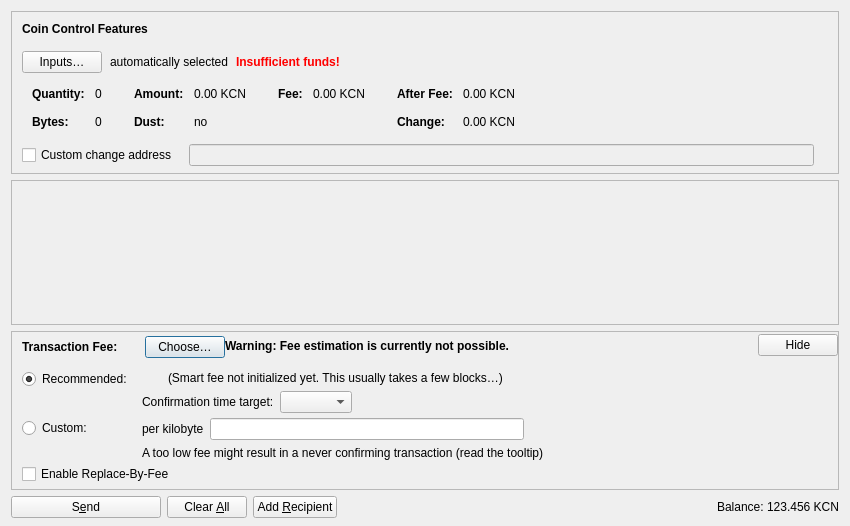
<?xml version="1.0" encoding="UTF-8"?>
<ui version="4.0">
 <class>SendCoinsDialog</class>
 <widget class="QDialog" name="SendCoinsDialog">
  <property name="geometry">
   <rect>
    <x>0</x>
    <y>0</y>
    <width>850</width>
    <height>526</height>
   </rect>
  </property>
  <property name="windowTitle">
   <string>Send Coins</string>
  </property>
  <layout class="QVBoxLayout" name="verticalLayout" stretch="0,1,0,0">
   <property name="bottomMargin">
    <number>8</number>
   </property>
   <item>
    <widget class="QFrame" name="frameCoinControl">
     <property name="sizePolicy">
      <sizepolicy hsizetype="Expanding" vsizetype="Expanding">
       <horstretch>0</horstretch>
       <verstretch>0</verstretch>
      </sizepolicy>
     </property>
     <property name="maximumSize">
      <size>
       <width>16777215</width>
       <height>16777215</height>
      </size>
     </property>
     <property name="frameShape">
      <enum>QFrame::StyledPanel</enum>
     </property>
     <property name="frameShadow">
      <enum>QFrame::Sunken</enum>
     </property>
     <layout class="QVBoxLayout" name="verticalLayoutCoinControl2">
      <property name="spacing">
       <number>0</number>
      </property>
      <property name="leftMargin">
       <number>0</number>
      </property>
      <property name="topMargin">
       <number>0</number>
      </property>
      <property name="rightMargin">
       <number>0</number>
      </property>
      <property name="bottomMargin">
       <number>6</number>
      </property>
      <item>
       <layout class="QVBoxLayout" name="verticalLayoutCoinControl" stretch="0,0,0,0,1">
        <property name="spacing">
         <number>0</number>
        </property>
        <property name="leftMargin">
         <number>10</number>
        </property>
        <property name="topMargin">
         <number>10</number>
        </property>
        <item>
         <layout class="QHBoxLayout" name="horizontalLayoutCoinControl1">
          <property name="bottomMargin">
           <number>15</number>
          </property>
          <item>
           <widget class="QLabel" name="labelCoinControlFeatures">
            <property name="sizePolicy">
             <sizepolicy hsizetype="Preferred" vsizetype="Maximum">
              <horstretch>0</horstretch>
              <verstretch>0</verstretch>
             </sizepolicy>
            </property>
            <property name="font">
             <font>
              <weight>75</weight>
              <bold>true</bold>
             </font>
            </property>
            <property name="styleSheet">
             <string notr="true">font-weight:bold;</string>
            </property>
            <property name="text">
             <string>Coin Control Features</string>
            </property>
           </widget>
          </item>
         </layout>
        </item>
        <item>
         <layout class="QHBoxLayout" name="horizontalLayoutCoinControl2" stretch="0,0,0,0">
          <property name="spacing">
           <number>8</number>
          </property>
          <property name="bottomMargin">
           <number>10</number>
          </property>
          <item>
           <widget class="QPushButton" name="pushButtonCoinControl">
            <property name="styleSheet">
             <string notr="true"/>
            </property>
            <property name="text">
             <string>Inputs…</string>
            </property>
            <property name="autoDefault">
             <bool>false</bool>
            </property>
           </widget>
          </item>
          <item>
           <widget class="QLabel" name="labelCoinControlAutomaticallySelected">
            <property name="text">
             <string>automatically selected</string>
            </property>
            <property name="margin">
             <number>5</number>
            </property>
           </widget>
          </item>
          <item>
           <widget class="QLabel" name="labelCoinControlInsuffFunds">
            <property name="font">
             <font>
              <weight>75</weight>
              <bold>true</bold>
             </font>
            </property>
            <property name="styleSheet">
             <string notr="true">color:red;font-weight:bold;</string>
            </property>
            <property name="text">
             <string>Insufficient funds!</string>
            </property>
            <property name="margin">
             <number>5</number>
            </property>
           </widget>
          </item>
          <item>
           <spacer name="horizontalSpacerCoinControl">
            <property name="orientation">
             <enum>Qt::Horizontal</enum>
            </property>
            <property name="sizeHint" stdset="0">
             <size>
              <width>40</width>
              <height>1</height>
             </size>
            </property>
           </spacer>
          </item>
         </layout>
        </item>
        <item>
         <widget class="QWidget" name="widgetCoinControl" native="true">
          <property name="sizePolicy">
           <sizepolicy hsizetype="Preferred" vsizetype="Preferred">
            <horstretch>0</horstretch>
            <verstretch>0</verstretch>
           </sizepolicy>
          </property>
          <property name="minimumSize">
           <size>
            <width>0</width>
            <height>0</height>
           </size>
          </property>
          <property name="styleSheet">
           <string notr="true"/>
          </property>
          <layout class="QHBoxLayout" name="horizontalLayoutCoinControl5">
           <property name="leftMargin">
            <number>0</number>
           </property>
           <property name="topMargin">
            <number>0</number>
           </property>
           <property name="rightMargin">
            <number>0</number>
           </property>
           <property name="bottomMargin">
            <number>0</number>
           </property>
           <item>
            <layout class="QHBoxLayout" name="horizontalLayoutCoinControl3" stretch="0,0,0,1">
             <property name="spacing">
              <number>20</number>
             </property>
             <property name="topMargin">
              <number>0</number>
             </property>
             <property name="bottomMargin">
              <number>10</number>
             </property>
             <item>
              <layout class="QFormLayout" name="formLayoutCoinControl1">
               <property name="horizontalSpacing">
                <number>10</number>
               </property>
               <property name="verticalSpacing">
                <number>14</number>
               </property>
               <property name="leftMargin">
                <number>10</number>
               </property>
               <property name="topMargin">
                <number>4</number>
               </property>
               <property name="rightMargin">
                <number>6</number>
               </property>
               <item row="0" column="0">
                <widget class="QLabel" name="labelCoinControlQuantityText">
                 <property name="font">
                  <font>
                   <weight>75</weight>
                   <bold>true</bold>
                  </font>
                 </property>
                 <property name="text">
                  <string>Quantity:</string>
                 </property>
                 <property name="margin">
                  <number>0</number>
                 </property>
                </widget>
               </item>
               <item row="0" column="1">
                <widget class="QLabel" name="labelCoinControlQuantity">
                 <property name="cursor">
                  <cursorShape>IBeamCursor</cursorShape>
                 </property>
                 <property name="contextMenuPolicy">
                  <enum>Qt::ActionsContextMenu</enum>
                 </property>
                 <property name="text">
                  <string notr="true">0</string>
                 </property>
                 <property name="margin">
                  <number>0</number>
                 </property>
                 <property name="textInteractionFlags">
                  <set>Qt::LinksAccessibleByMouse|Qt::TextSelectableByKeyboard|Qt::TextSelectableByMouse</set>
                 </property>
                </widget>
               </item>
               <item row="1" column="0">
                <widget class="QLabel" name="labelCoinControlBytesText">
                 <property name="font">
                  <font>
                   <weight>75</weight>
                   <bold>true</bold>
                  </font>
                 </property>
                 <property name="text">
                  <string>Bytes:</string>
                 </property>
                </widget>
               </item>
               <item row="1" column="1">
                <widget class="QLabel" name="labelCoinControlBytes">
                 <property name="cursor">
                  <cursorShape>IBeamCursor</cursorShape>
                 </property>
                 <property name="contextMenuPolicy">
                  <enum>Qt::ActionsContextMenu</enum>
                 </property>
                 <property name="text">
                  <string notr="true">0</string>
                 </property>
                 <property name="textInteractionFlags">
                  <set>Qt::LinksAccessibleByMouse|Qt::TextSelectableByKeyboard|Qt::TextSelectableByMouse</set>
                 </property>
                </widget>
               </item>
              </layout>
             </item>
             <item>
              <layout class="QFormLayout" name="formLayoutCoinControl2">
               <property name="horizontalSpacing">
                <number>10</number>
               </property>
               <property name="verticalSpacing">
                <number>14</number>
               </property>
               <property name="leftMargin">
                <number>6</number>
               </property>
               <property name="topMargin">
                <number>4</number>
               </property>
               <property name="rightMargin">
                <number>6</number>
               </property>
               <item row="0" column="0">
                <widget class="QLabel" name="labelCoinControlAmountText">
                 <property name="font">
                  <font>
                   <weight>75</weight>
                   <bold>true</bold>
                  </font>
                 </property>
                 <property name="text">
                  <string>Amount:</string>
                 </property>
                 <property name="margin">
                  <number>0</number>
                 </property>
                </widget>
               </item>
               <item row="0" column="1">
                <widget class="QLabel" name="labelCoinControlAmount">
                 <property name="cursor">
                  <cursorShape>IBeamCursor</cursorShape>
                 </property>
                 <property name="contextMenuPolicy">
                  <enum>Qt::ActionsContextMenu</enum>
                 </property>
                 <property name="text">
                  <string notr="true">0.00 KCN</string>
                 </property>
                 <property name="textInteractionFlags">
                  <set>Qt::LinksAccessibleByMouse|Qt::TextSelectableByKeyboard|Qt::TextSelectableByMouse</set>
                 </property>
                </widget>
               </item>
               <item row="1" column="0">
                <widget class="QLabel" name="labelCoinControlLowOutputText">
                 <property name="font">
                  <font>
                   <weight>75</weight>
                   <bold>true</bold>
                  </font>
                 </property>
                 <property name="text">
                  <string>Dust:</string>
                 </property>
                </widget>
               </item>
               <item row="1" column="1">
                <widget class="QLabel" name="labelCoinControlLowOutput">
                 <property name="cursor">
                  <cursorShape>IBeamCursor</cursorShape>
                 </property>
                 <property name="contextMenuPolicy">
                  <enum>Qt::ActionsContextMenu</enum>
                 </property>
                 <property name="text">
                  <string notr="true">no</string>
                 </property>
                 <property name="textInteractionFlags">
                  <set>Qt::LinksAccessibleByMouse|Qt::TextSelectableByKeyboard|Qt::TextSelectableByMouse</set>
                 </property>
                </widget>
               </item>
              </layout>
             </item>
             <item>
              <layout class="QFormLayout" name="formLayoutCoinControl3">
               <property name="horizontalSpacing">
                <number>10</number>
               </property>
               <property name="verticalSpacing">
                <number>14</number>
               </property>
               <property name="leftMargin">
                <number>6</number>
               </property>
               <property name="topMargin">
                <number>4</number>
               </property>
               <property name="rightMargin">
                <number>6</number>
               </property>
               <item row="0" column="0">
                <widget class="QLabel" name="labelCoinControlFeeText">
                 <property name="font">
                  <font>
                   <weight>75</weight>
                   <bold>true</bold>
                  </font>
                 </property>
                 <property name="text">
                  <string>Fee:</string>
                 </property>
                 <property name="margin">
                  <number>0</number>
                 </property>
                </widget>
               </item>
               <item row="0" column="1">
                <widget class="QLabel" name="labelCoinControlFee">
                 <property name="cursor">
                  <cursorShape>IBeamCursor</cursorShape>
                 </property>
                 <property name="contextMenuPolicy">
                  <enum>Qt::ActionsContextMenu</enum>
                 </property>
                 <property name="text">
                  <string notr="true">0.00 KCN</string>
                 </property>
                 <property name="textInteractionFlags">
                  <set>Qt::LinksAccessibleByMouse|Qt::TextSelectableByKeyboard|Qt::TextSelectableByMouse</set>
                 </property>
                </widget>
               </item>
              </layout>
             </item>
             <item>
              <layout class="QFormLayout" name="formLayoutCoinControl4">
               <property name="horizontalSpacing">
                <number>10</number>
               </property>
               <property name="verticalSpacing">
                <number>14</number>
               </property>
               <property name="leftMargin">
                <number>6</number>
               </property>
               <property name="topMargin">
                <number>4</number>
               </property>
               <property name="rightMargin">
                <number>6</number>
               </property>
               <item row="0" column="0">
                <widget class="QLabel" name="labelCoinControlAfterFeeText">
                 <property name="font">
                  <font>
                   <weight>75</weight>
                   <bold>true</bold>
                  </font>
                 </property>
                 <property name="text">
                  <string>After Fee:</string>
                 </property>
                 <property name="margin">
                  <number>0</number>
                 </property>
                </widget>
               </item>
               <item row="0" column="1">
                <widget class="QLabel" name="labelCoinControlAfterFee">
                 <property name="cursor">
                  <cursorShape>IBeamCursor</cursorShape>
                 </property>
                 <property name="contextMenuPolicy">
                  <enum>Qt::ActionsContextMenu</enum>
                 </property>
                 <property name="text">
                  <string notr="true">0.00 KCN</string>
                 </property>
                 <property name="textInteractionFlags">
                  <set>Qt::LinksAccessibleByMouse|Qt::TextSelectableByKeyboard|Qt::TextSelectableByMouse</set>
                 </property>
                </widget>
               </item>
               <item row="1" column="0">
                <widget class="QLabel" name="labelCoinControlChangeText">
                 <property name="font">
                  <font>
                   <weight>75</weight>
                   <bold>true</bold>
                  </font>
                 </property>
                 <property name="text">
                  <string>Change:</string>
                 </property>
                </widget>
               </item>
               <item row="1" column="1">
                <widget class="QLabel" name="labelCoinControlChange">
                 <property name="cursor">
                  <cursorShape>IBeamCursor</cursorShape>
                 </property>
                 <property name="contextMenuPolicy">
                  <enum>Qt::ActionsContextMenu</enum>
                 </property>
                 <property name="text">
                  <string notr="true">0.00 KCN</string>
                 </property>
                 <property name="textInteractionFlags">
                  <set>Qt::LinksAccessibleByMouse|Qt::TextSelectableByKeyboard|Qt::TextSelectableByMouse</set>
                 </property>
                </widget>
               </item>
              </layout>
             </item>
            </layout>
           </item>
          </layout>
         </widget>
        </item>
        <item>
         <layout class="QHBoxLayout" name="horizontalLayoutCoinControl4" stretch="0,0,0">
          <property name="spacing">
           <number>12</number>
          </property>
          <property name="sizeConstraint">
           <enum>QLayout::SetDefaultConstraint</enum>
          </property>
          <property name="topMargin">
           <number>5</number>
          </property>
          <property name="rightMargin">
           <number>5</number>
          </property>
          <item>
           <widget class="QCheckBox" name="checkBoxCoinControlChange">
            <property name="toolTip">
             <string>If this is activated, but the change address is empty or invalid, change will be sent to a newly generated address.</string>
            </property>
            <property name="text">
             <string>Custom change address</string>
            </property>
           </widget>
          </item>
          <item>
           <widget class="QValidatedLineEdit" name="lineEditCoinControlChange">
            <property name="enabled">
             <bool>false</bool>
            </property>
            <property name="sizePolicy">
             <sizepolicy hsizetype="Expanding" vsizetype="Fixed">
              <horstretch>0</horstretch>
              <verstretch>0</verstretch>
             </sizepolicy>
            </property>
           </widget>
          </item>
          <item>
           <widget class="QLabel" name="labelCoinControlChangeLabel">
            <property name="sizePolicy">
             <sizepolicy hsizetype="Preferred" vsizetype="Expanding">
              <horstretch>0</horstretch>
              <verstretch>0</verstretch>
             </sizepolicy>
            </property>
            <property name="minimumSize">
             <size>
              <width>0</width>
              <height>0</height>
             </size>
            </property>
            <property name="text">
             <string/>
            </property>
            <property name="margin">
             <number>3</number>
            </property>
           </widget>
          </item>
         </layout>
        </item>
        <item>
         <spacer name="verticalSpacerCoinControl">
          <property name="orientation">
           <enum>Qt::Vertical</enum>
          </property>
          <property name="sizeHint" stdset="0">
           <size>
            <width>800</width>
            <height>1</height>
           </size>
          </property>
         </spacer>
        </item>
       </layout>
      </item>
     </layout>
    </widget>
   </item>
   <item>
    <widget class="QScrollArea" name="scrollArea">
     <property name="widgetResizable">
      <bool>true</bool>
     </property>
     <widget class="QWidget" name="scrollAreaWidgetContents">
      <property name="geometry">
       <rect>
        <x>0</x>
        <y>0</y>
        <width>830</width>
        <height>104</height>
       </rect>
      </property>
      <layout class="QVBoxLayout" name="verticalLayout_2" stretch="0,1">
       <property name="leftMargin">
        <number>0</number>
       </property>
       <property name="topMargin">
        <number>0</number>
       </property>
       <property name="rightMargin">
        <number>0</number>
       </property>
       <property name="bottomMargin">
        <number>0</number>
       </property>
       <item>
        <layout class="QVBoxLayout" name="entries">
         <property name="spacing">
          <number>6</number>
         </property>
        </layout>
       </item>
       <item>
        <spacer name="verticalSpacer">
         <property name="orientation">
          <enum>Qt::Vertical</enum>
         </property>
         <property name="sizeHint" stdset="0">
          <size>
           <width>20</width>
           <height>40</height>
          </size>
         </property>
        </spacer>
       </item>
      </layout>
     </widget>
    </widget>
   </item>
   <item>
    <widget class="QFrame" name="frameFee">
     <property name="sizePolicy">
      <sizepolicy hsizetype="Expanding" vsizetype="Expanding">
       <horstretch>0</horstretch>
       <verstretch>0</verstretch>
      </sizepolicy>
     </property>
     <property name="maximumSize">
      <size>
       <width>16777215</width>
       <height>16777215</height>
      </size>
     </property>
     <property name="frameShape">
      <enum>QFrame::StyledPanel</enum>
     </property>
     <property name="frameShadow">
      <enum>QFrame::Sunken</enum>
     </property>
     <layout class="QVBoxLayout" name="verticalLayoutFee1">
      <property name="spacing">
       <number>0</number>
      </property>
      <property name="leftMargin">
       <number>0</number>
      </property>
      <property name="topMargin">
       <number>0</number>
      </property>
      <property name="rightMargin">
       <number>0</number>
      </property>
      <property name="bottomMargin">
       <number>0</number>
      </property>
      <item>
       <layout class="QVBoxLayout" name="verticalLayoutFee2" stretch="0,0,0">
        <property name="spacing">
         <number>0</number>
        </property>
        <property name="leftMargin">
         <number>10</number>
        </property>
        <property name="topMargin">
         <number>0</number>
        </property>
        <item>
         <layout class="QHBoxLayout" name="horizontalLayoutFee1">
          <property name="bottomMargin">
           <number>0</number>
          </property>
          <item>
           <layout class="QVBoxLayout" name="verticalLayoutFee7">
            <property name="spacing">
             <number>0</number>
            </property>
            <item>
             <spacer name="verticalSpacerSmartFee">
              <property name="orientation">
               <enum>Qt::Vertical</enum>
              </property>
              <property name="sizeType">
               <enum>QSizePolicy::Fixed</enum>
              </property>
              <property name="sizeHint" stdset="0">
               <size>
                <width>1</width>
                <height>4</height>
               </size>
              </property>
             </spacer>
            </item>
            <item>
             <layout class="QHBoxLayout" name="horizontalLayoutSmartFee">
              <property name="spacing">
               <number>10</number>
              </property>
              <item>
               <widget class="QLabel" name="labelFeeHeadline">
                <property name="sizePolicy">
                 <sizepolicy hsizetype="Preferred" vsizetype="Maximum">
                  <horstretch>0</horstretch>
                  <verstretch>0</verstretch>
                 </sizepolicy>
                </property>
                <property name="font">
                 <font>
                  <weight>75</weight>
                  <bold>true</bold>
                 </font>
                </property>
                <property name="styleSheet">
                 <string notr="true">font-weight:bold;</string>
                </property>
                <property name="text">
                 <string>Transaction Fee:</string>
                </property>
               </widget>
              </item>
              <item>
               <widget class="QLabel" name="labelFeeMinimized">
                <property name="text">
                 <string/>
                </property>
               </widget>
              </item>
              <item>
               <widget class="QPushButton" name="buttonChooseFee">
                <property name="text">
                 <string>Choose…</string>
                </property>
               </widget>
              </item>
             </layout>
            </item>
            <item>
             <spacer name="verticalSpacer_5">
              <property name="orientation">
               <enum>Qt::Vertical</enum>
              </property>
              <property name="sizeHint" stdset="0">
               <size>
                <width>1</width>
                <height>1</height>
               </size>
              </property>
             </spacer>
            </item>
           </layout>
          </item>
          <item>
           <widget class="QLabel" name="fallbackFeeWarningLabel">
            <property name="toolTip">
             <string>Using the fallbackfee can result in sending a transaction that will take several hours or days (or never) to confirm. Consider choosing your fee manually or wait until you have validated the complete chain.</string>
            </property>
            <property name="font">
            <font>
                <weight>75</weight>
                <bold>true</bold>
            </font>
            </property>
            <property name="text">
             <string>Warning: Fee estimation is currently not possible.</string>
            </property>
            <property name="wordWrap">
             <bool>false</bool>
            </property>
           </widget>
          </item>
          <item>
           <spacer name="horizontalSpacer_4">
            <property name="orientation">
             <enum>Qt::Horizontal</enum>
            </property>
            <property name="sizeType">
             <enum>QSizePolicy::MinimumExpanding</enum>
            </property>
            <property name="sizeHint" stdset="0">
             <size>
              <width>40</width>
              <height>20</height>
             </size>
            </property>
           </spacer>
          </item>
          <item>
           <widget class="QPushButton" name="buttonMinimizeFee">
            <property name="toolTip">
             <string>Hide transaction fee settings</string>
            </property>
            <property name="text">
             <string>Hide</string>
            </property>
           </widget>
          </item>
         </layout>
        </item>
        <item>
         <widget class="QFrame" name="frameFeeSelection">
          <layout class="QVBoxLayout" name="verticalLayoutFee12">
           <property name="spacing">
            <number>0</number>
           </property>
           <property name="leftMargin">
            <number>0</number>
           </property>
           <property name="topMargin">
            <number>0</number>
           </property>
           <property name="rightMargin">
            <number>0</number>
           </property>
           <property name="bottomMargin">
            <number>0</number>
           </property>
           <item>
            <layout class="QGridLayout" name="gridLayoutFee">
             <property name="topMargin">
              <number>10</number>
             </property>
             <property name="bottomMargin">
              <number>4</number>
             </property>
             <property name="horizontalSpacing">
              <number>10</number>
             </property>
             <property name="verticalSpacing">
              <number>4</number>
             </property>
             <item row="1" column="1">
              <layout class="QVBoxLayout" name="verticalLayoutFee8">
               <property name="spacing">
                <number>6</number>
               </property>
               <item>
                <layout class="QHBoxLayout" name="horizontalLayoutFee13">
                 <item>
                  <widget class="QLabel" name="labelCustomPerKilobyte">
                   <property name="toolTip">
                    <string>Specify a custom fee per kB (1,000 bytes) of the transaction's virtual size.

Note:  Since the fee is calculated on a per-byte basis, a fee rate of "100 satoshis per kvB" for a transaction size of 500 virtual bytes (half of 1 kvB) would ultimately yield a fee of only 50 satoshis.</string>
                   </property>
                   <property name="text">
                    <string>per kilobyte</string>
                   </property>
                  </widget>
                 </item>
                 <item>
                  <widget class="BitcoinAmountField" name="customFee"/>
                 </item>
                 <item>
                  <spacer name="horizontalSpacer_6">
                   <property name="orientation">
                    <enum>Qt::Horizontal</enum>
                   </property>
                   <property name="sizeHint" stdset="0">
                    <size>
                     <width>1</width>
                     <height>1</height>
                    </size>
                   </property>
                  </spacer>
                 </item>
                </layout>
               </item>
               <item>
                <layout class="QHBoxLayout" name="horizontalLayoutFee8">
                 <item>
                  <widget class="QLabel" name="labelCustomFeeWarning">
                   <property name="enabled">
                    <bool>true</bool>
                   </property>
                   <property name="toolTip">
                    <string>When there is less transaction volume than space in the blocks, miners as well as relaying nodes may enforce a minimum fee. Paying only this minimum fee is just fine, but be aware that this can result in a never confirming transaction once there is more demand for kylacoin transactions than the network can process.</string>
                   </property>
                   <property name="text">
                    <string>A too low fee might result in a never confirming transaction (read the tooltip)</string>
                   </property>
                  </widget>
                 </item>
                 <item>
                  <spacer name="horizontalSpacer_2">
                   <property name="orientation">
                    <enum>Qt::Horizontal</enum>
                   </property>
                   <property name="sizeHint" stdset="0">
                    <size>
                     <width>1</width>
                     <height>1</height>
                    </size>
                   </property>
                  </spacer>
                 </item>
                </layout>
               </item>
              </layout>
             </item>
             <item row="0" column="0">
              <layout class="QVBoxLayout" name="verticalLayoutFee4" stretch="0,1">
               <item>
                <widget class="QRadioButton" name="radioSmartFee">
                 <property name="text">
                  <string>Recommended:</string>
                 </property>
                 <property name="checked">
                  <bool>true</bool>
                 </property>
                 <attribute name="buttonGroup">
                  <string notr="true">groupFee</string>
                 </attribute>
                </widget>
               </item>
               <item>
                <spacer name="verticalSpacer_2">
                 <property name="orientation">
                  <enum>Qt::Vertical</enum>
                 </property>
                 <property name="sizeHint" stdset="0">
                  <size>
                   <width>1</width>
                   <height>1</height>
                  </size>
                 </property>
                </spacer>
               </item>
              </layout>
             </item>
             <item row="1" column="0">
              <layout class="QVBoxLayout" name="verticalLayoutFee9" stretch="0,1">
               <item>
                <widget class="QRadioButton" name="radioCustomFee">
                 <property name="text">
                  <string>Custom:</string>
                 </property>
                 <attribute name="buttonGroup">
                  <string notr="true">groupFee</string>
                 </attribute>
                </widget>
               </item>
               <item>
                <spacer name="verticalSpacer_6">
                 <property name="orientation">
                  <enum>Qt::Vertical</enum>
                 </property>
                 <property name="sizeHint" stdset="0">
                  <size>
                   <width>1</width>
                   <height>1</height>
                  </size>
                 </property>
                </spacer>
               </item>
              </layout>
             </item>
             <item row="0" column="1">
              <layout class="QVBoxLayout" name="verticalLayoutFee3" stretch="0,0,1">
               <property name="spacing">
                <number>6</number>
               </property>
               <property name="topMargin">
                <number>2</number>
               </property>
               <item>
                <layout class="QHBoxLayout" name="horizontalLayoutFee12">
                 <item>
                  <widget class="QLabel" name="labelSmartFee">
                   <property name="text">
                    <string/>
                   </property>
                  </widget>
                 </item>
                 <item>
                  <widget class="QLabel" name="labelFeeEstimation">
                   <property name="text">
                    <string/>
                   </property>
                  </widget>
                 </item>
                 <item>
                  <widget class="QLabel" name="labelSmartFee2">
                   <property name="text">
                    <string>(Smart fee not initialized yet. This usually takes a few blocks…)</string>
                   </property>
                  </widget>
                 </item>
                 <item>
                  <spacer name="horizontalSpacer_5">
                   <property name="orientation">
                    <enum>Qt::Horizontal</enum>
                   </property>
                   <property name="sizeHint" stdset="0">
                    <size>
                     <width>1</width>
                     <height>1</height>
                    </size>
                   </property>
                  </spacer>
                 </item>
                </layout>
               </item>
               <item>
                <layout class="QHBoxLayout" name="horizontalLayoutFee9">
                 <item>
                  <layout class="QVBoxLayout" name="verticalLayoutFee6">
                   <item>
                    <widget class="QLabel" name="labelSmartFee3">
                     <property name="text">
                      <string>Confirmation time target:</string>
                     </property>
                    </widget>
                   </item>
                  </layout>
                 </item>
                 <item>
                  <layout class="QVBoxLayout" name="verticalLayoutFee5">
                   <property name="rightMargin">
                    <number>30</number>
                   </property>
                   <item>
                    <layout class="QHBoxLayout" name="horizontalLayoutConfTarget">
                     <property name="bottomMargin">
                      <number>0</number>
                     </property>
                     <item>
                      <widget class="QComboBox" name="confTargetSelector"/>
                     </item>
                     <item>
                      <spacer name="horizontalSpacerConfTarget">
                       <property name="orientation">
                        <enum>Qt::Horizontal</enum>
                       </property>
                       <property name="sizeHint" stdset="0">
                        <size>
                         <width>40</width>
                         <height>20</height>
                        </size>
                       </property>
                      </spacer>
                     </item>
                    </layout>
                   </item>
                  </layout>
                 </item>
                </layout>
               </item>
               <item>
                <spacer name="verticalSpacer_4">
                 <property name="orientation">
                  <enum>Qt::Vertical</enum>
                 </property>
                 <property name="sizeHint" stdset="0">
                  <size>
                   <width>1</width>
                   <height>1</height>
                  </size>
                 </property>
                </spacer>
               </item>
              </layout>
             </item>
            </layout>
           </item>
           <item>
            <widget class="QCheckBox" name="optInRBF">
             <property name="text">
              <string>Enable Replace-By-Fee</string>
             </property>
             <property name="toolTip">
              <string>With Replace-By-Fee (BIP-125) you can increase a transaction's fee after it is sent. Without this, a higher fee may be recommended to compensate for increased transaction delay risk.</string>
             </property>
            </widget>
           </item>
          </layout>
         </widget>
        </item>
        <item>
         <spacer name="verticalSpacerFee">
          <property name="orientation">
           <enum>Qt::Vertical</enum>
          </property>
          <property name="sizeHint" stdset="0">
           <size>
            <width>40</width>
            <height>5</height>
           </size>
          </property>
         </spacer>
        </item>
       </layout>
      </item>
     </layout>
    </widget>
   </item>
   <item>
    <layout class="QHBoxLayout" name="horizontalLayout">
     <item>
      <widget class="QPushButton" name="sendButton">
       <property name="minimumSize">
        <size>
         <width>150</width>
         <height>0</height>
        </size>
       </property>
       <property name="toolTip">
        <string>Confirm the send action</string>
       </property>
       <property name="text">
        <string>S&amp;end</string>
       </property>
       <property name="icon">
        <iconset resource="../bitcoin.qrc">
         <normaloff>:/icons/send</normaloff>:/icons/send</iconset>
       </property>
       <property name="autoDefault">
        <bool>false</bool>
       </property>
       <property name="default">
        <bool>false</bool>
       </property>
      </widget>
     </item>
     <item>
      <widget class="QPushButton" name="clearButton">
       <property name="sizePolicy">
        <sizepolicy hsizetype="Minimum" vsizetype="Fixed">
         <horstretch>0</horstretch>
         <verstretch>0</verstretch>
        </sizepolicy>
       </property>
       <property name="toolTip">
        <string>Clear all fields of the form.</string>
       </property>
       <property name="text">
        <string>Clear &amp;All</string>
       </property>
       <property name="icon">
        <iconset resource="../bitcoin.qrc">
         <normaloff>:/icons/remove</normaloff>:/icons/remove</iconset>
       </property>
       <property name="autoDefault">
        <bool>false</bool>
       </property>
      </widget>
     </item>
     <item>
      <widget class="QPushButton" name="addButton">
       <property name="toolTip">
        <string>Send to multiple recipients at once</string>
       </property>
       <property name="text">
        <string>Add &amp;Recipient</string>
       </property>
       <property name="icon">
        <iconset resource="../bitcoin.qrc">
         <normaloff>:/icons/add</normaloff>:/icons/add</iconset>
       </property>
       <property name="autoDefault">
        <bool>false</bool>
       </property>
      </widget>
     </item>
     <item>
      <spacer name="horizontalSpacer">
       <property name="orientation">
        <enum>Qt::Horizontal</enum>
       </property>
       <property name="sizeHint" stdset="0">
        <size>
         <width>40</width>
         <height>20</height>
        </size>
       </property>
      </spacer>
     </item>
     <item>
      <layout class="QHBoxLayout" name="horizontalLayout_2">
       <property name="spacing">
        <number>3</number>
       </property>
       <item>
        <widget class="QLabel" name="labelBalanceName">
         <property name="sizePolicy">
          <sizepolicy hsizetype="Preferred" vsizetype="Fixed">
           <horstretch>0</horstretch>
           <verstretch>0</verstretch>
          </sizepolicy>
         </property>
         <property name="text">
          <string>Balance:</string>
         </property>
        </widget>
       </item>
       <item>
        <widget class="QLabel" name="labelBalance">
         <property name="sizePolicy">
          <sizepolicy hsizetype="Preferred" vsizetype="Fixed">
           <horstretch>0</horstretch>
           <verstretch>0</verstretch>
          </sizepolicy>
         </property>
         <property name="cursor">
          <cursorShape>IBeamCursor</cursorShape>
         </property>
         <property name="text">
          <string notr="true">123.456 KCN</string>
         </property>
         <property name="textInteractionFlags">
          <set>Qt::LinksAccessibleByMouse|Qt::TextSelectableByKeyboard|Qt::TextSelectableByMouse</set>
         </property>
        </widget>
       </item>
      </layout>
     </item>
    </layout>
   </item>
  </layout>
 </widget>
 <customwidgets>
  <customwidget>
   <class>QValidatedLineEdit</class>
   <extends>QLineEdit</extends>
   <header>qt/qvalidatedlineedit.h</header>
  </customwidget>
  <customwidget>
   <class>BitcoinAmountField</class>
   <extends>QLineEdit</extends>
   <header>qt/bitcoinamountfield.h</header>
   <container>1</container>
  </customwidget>
 </customwidgets>
 <resources>
  <include location="../bitcoin.qrc"/>
 </resources>
 <connections/>
 <buttongroups>
  <buttongroup name="groupFee"/>
 </buttongroups>
</ui>
